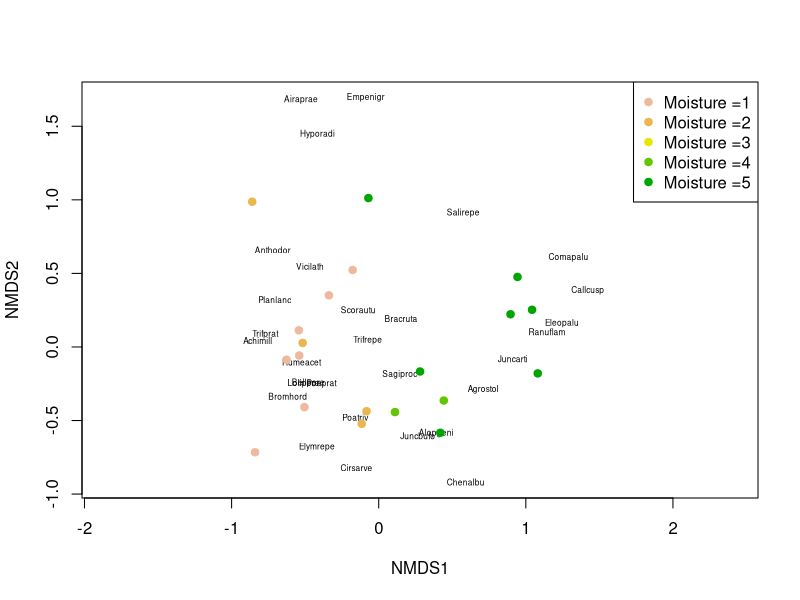
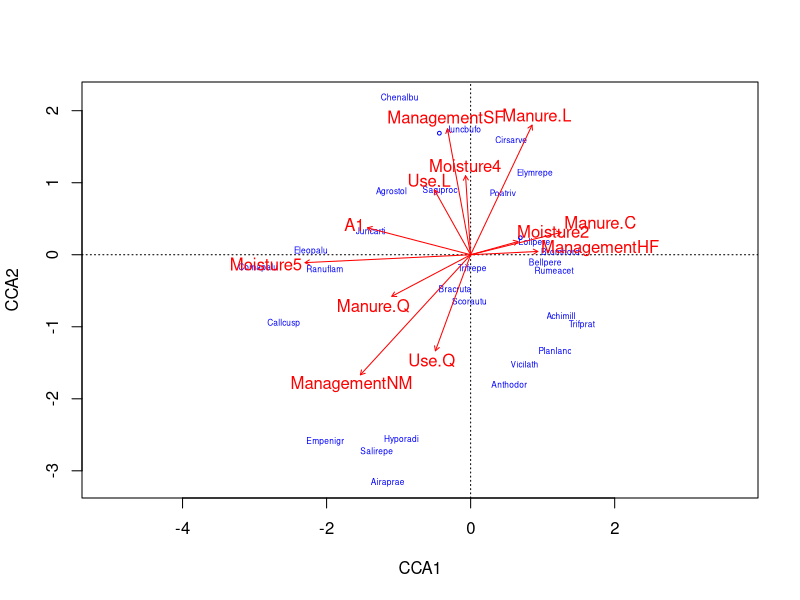
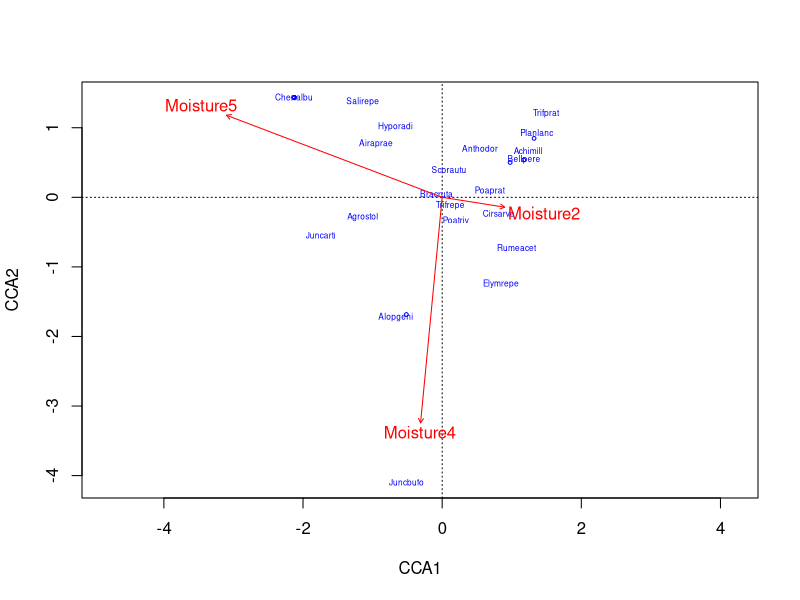
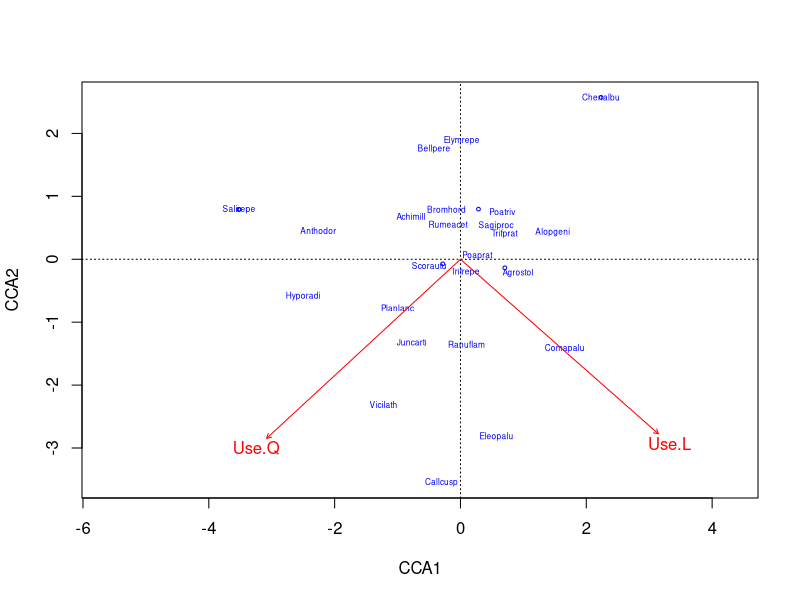
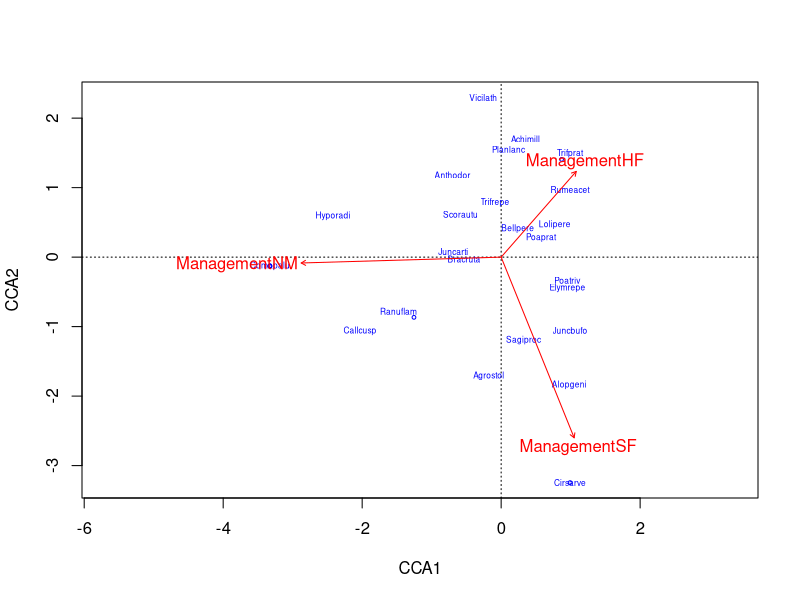
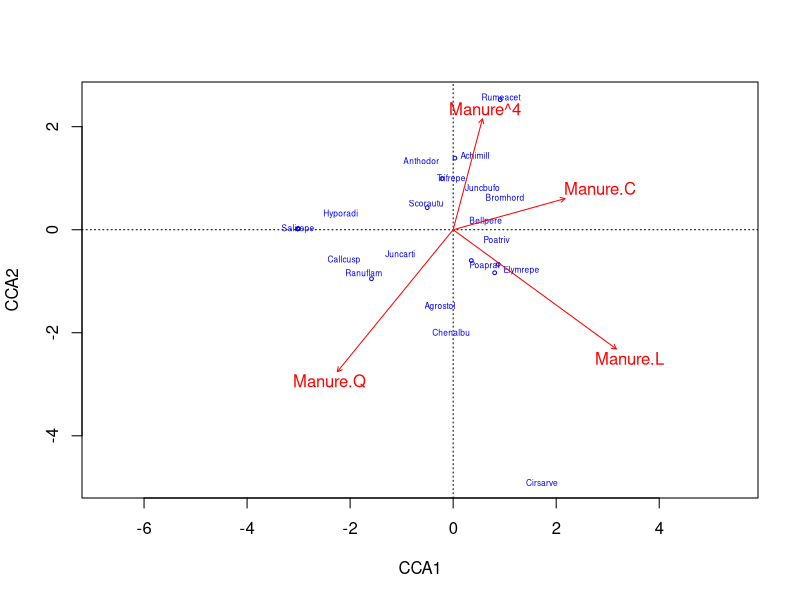

Source code (R) for these figures, in order:
## ---- chunk 1
library(vegan)
data(dune)
data(dune.env)
?dune
## ---- chunk 2
head(dune)
## ---- chunk 3
contrasts(dune.env$Moisture)
## ---- chunk 4
dune.env$Moisture=factor(dune.env$Moisture,levels=1:5,ordered=FALSE)
dune.env$Moisture
contrasts(dune.env$Moisture)
## ---- chunk 5
dune_mds = metaMDS(dune)
## ---- chunk 6
plot(dune_mds, type='n')
 text(dune_mds, 'sp', cex=.5)
 # generate vector of colors 
 color_vect = rev(terrain.colors(6))[-1]
 points(dune_mds, 'sites', pch=19, 
        col=color_vect[dune.env$Moisture])
 legend('topright', paste("Moisture =", 1:5, sep=''), 
        col=color_vect, pch=19)
## ---- chunk 7
cca_dune = cca(dune ~ . , data=dune.env)
RsquareAdj(cca_dune, 100)
## ---- chunk 8
anova(cca_dune, permutations = 999)
## ---- chunk 9
anova(cca_dune, by='margin', permutations = 999)
## ---- chunk 10
plot(cca_dune, type='n', scaling=1)
orditorp(cca_dune, display='sp', cex=0.5, scaling=1, col='blue')
text(cca_dune, display='bp', col='red')
## ---- chunk 11
cca_dune_Moisture = cca(formula=dune ~ Moisture , data=dune.env)
RsquareAdj(cca_dune_Moisture, 100)
## ---- chunk 12
anova(cca_dune_Moisture, permutations = 999)
## ---- chunk 13
anova(cca_dune_Moisture, by='margin', permutations = 999)
## ---- chunk 14
plot(cca_dune_Moisture, type='n', scaling=1)
orditorp(cca_dune_Moisture, display='sp', cex=0.5, scaling=1, col='blue')
text(cca_dune_Moisture, display='bp', col='red')
## ---- chunk 15
cca_dune_Use = cca(formula=dune ~ Use , data=dune.env)
RsquareAdj(cca_dune_Use, 100)
## ---- chunk 16
anova(cca_dune_Use, permutations = 999)
## ---- chunk 17
anova(cca_dune_Use, by='margin', permutations = 999)
## ---- chunk 18
plot(cca_dune_Use, type='n', scaling=1)
orditorp(cca_dune_Use, display='sp', cex=0.5, scaling=1, col='blue')
text(cca_dune_Use, display='bp', col='red')
## ---- chunk 19
cca_dune_manage = cca(formula=dune ~ Management , data=dune.env)
RsquareAdj(cca_dune_manage, 100)
## ---- chunk 20
anova(cca_dune_manage, permutations = 999)
## ---- chunk 21
anova(cca_dune_manage, by='margin', permutations = 999)
## ---- chunk 22
plot(cca_dune_manage, type='n', scaling=1)
orditorp(cca_dune_manage, display='sp', cex=0.5, scaling=1, col='blue')
text(cca_dune_manage, display='bp', col='red')
## ---- chunk 23
cca_dune_manure = cca(formula=dune ~ Manure , data=dune.env)
RsquareAdj(cca_dune_manure, 100)
## ---- chunk 24
anova(cca_dune_manure, permutations = 999)
## ---- chunk 25
anova(cca_dune_manure, by='margin', permutations = 999)
## ---- chunk 26
plot(cca_dune_manure, type='n', scaling=1)
orditorp(cca_dune_manure, display='sp', cex=0.5, scaling=1, col='blue')
text(cca_dune_manure, display='bp', col='red')
